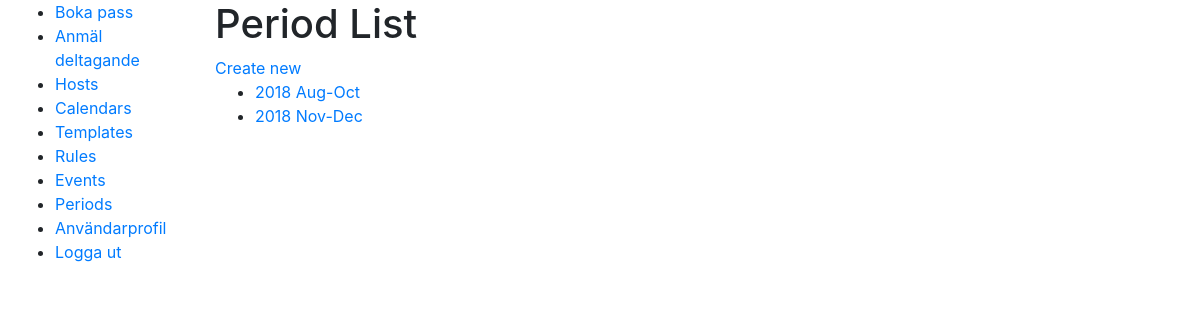
/scheduler/periods (signed in), run on an earlier commit of the app's database.
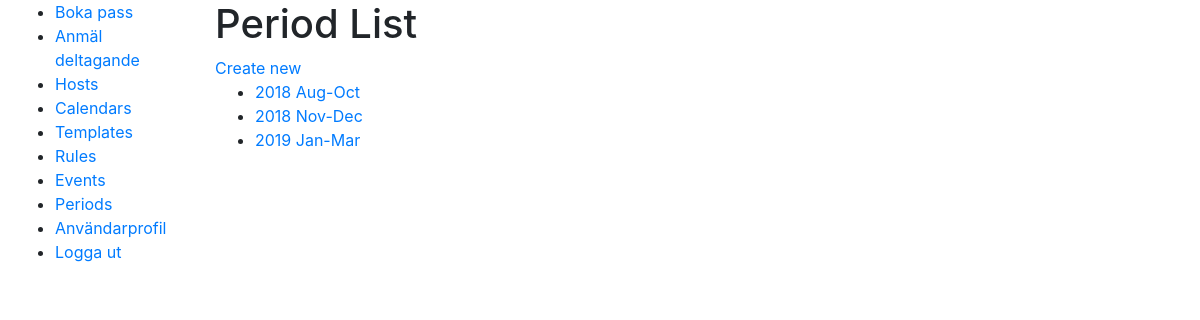
And on a later commit of the database.
### scheduler/models.py (models this page shows, shortened)
class SchedulingPeriod(models.Model):
    start = models.DateField(help_text="Start of period", db_index=True)
    end = models.DateField(help_text="End of period", db_index=True)
    @property
    def name(self):
        return self.start.strftime('%Y %b') + "-" + self.end.strftime('%b')
    def get_absolute_url(self):
        return reverse('period-detail', args=[str(self.id)])

### scheduler/views.py (the view)
# urls.py: path('periods', views.PeriodListView.as_view(), name='periods'),
class PeriodListView(UserIsStaffMixin, generic.ListView):
    model = SchedulingPeriod

### scheduler/views.py (called while the page is built)
    def test_func(self):
        return self.request.user.is_staff

### scheduler/templates/scheduler/schedulingperiod_list.html (shortened to what this page needs)
{% extends "base_generic.html" %}
{% block content %}
    <h1>Period List</h1>
    <a href="{% url 'period-create' %}">Create new</a>
    {% if schedulingperiod_list %}
    <ul>
      {% for period in schedulingperiod_list %}
      <li>
        <a href="{{ period.get_absolute_url }}">{{ period.name }}</a>
      </li>
      {% endfor %}
    </ul>
    {% else %}
      <p>No Periods have been created.</p>
    {% endif %}
{% endblock %}

What changed in the data, as far as the page shows it:
added SchedulingPeriod: name "2019 Jan-Mar"
